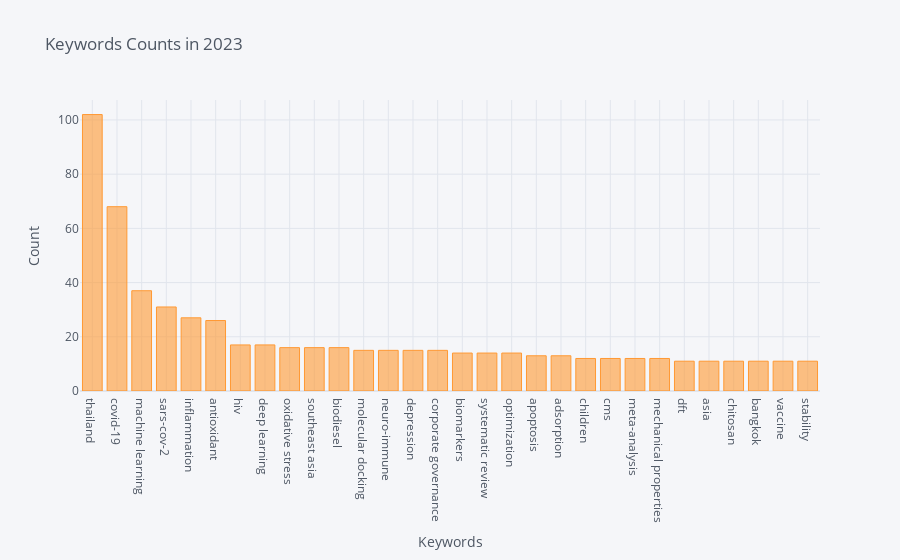

Notebook code for this chart:
### Code cell
import cufflinks as cf
cf.go_offline()
cf.set_config_file(offline=False, world_readable=True)

keywords_counts_result.iplot(kind='bar', x='Keywords', y='Count', xTitle='Keywords', yTitle='Count', title='Keywords Counts in 2023')

### Figure 1 — Plotly figure (JSON) as saved in the notebook; plotly's stock layout.template omitted (floating-point values rounded to 4 significant figures)
{"data": [{"marker": {"color": "rgba(255, 153, 51, 0.6)", "line": {"color": "rgba(255, 153, 51, 1.0)", "width": 1}}, "name": "Count", "orientation": "v", "text": "", "type": "bar", "x": ["thailand", "covid-19", "machine learning", "sars-cov-2", "inflammation", "antioxidant", "hiv", "deep learning", "oxidative stress", "southeast asia", "biodiesel", "molecular docking", "neuro-immune", "depression", "corporate governance", "biomarkers", "systematic review", "optimization", "apoptosis", "adsorption", "children", "cms", "meta-analysis", "mechanical properties", "dft", "asia", "chitosan", "bangkok", "vaccine", "stability"], "y": [102, 68, 37, 31, 27, 26, 17, 17, 16, 16, 16, 15, 15, 15, 15, 14, 14, 14, 13, 13, 12, 12, 12, 12, 11, 11, 11, 11, 11, 11]}], "layout": {"legend": {"bgcolor": "#F5F6F9", "font": {"color": "#4D5663"}}, "paper_bgcolor": "#F5F6F9", "plot_bgcolor": "#F5F6F9", "title": {"font": {"color": "#4D5663"}, "text": "Keywords Counts in 2023"}, "xaxis": {"gridcolor": "#E1E5ED", "showgrid": true, "tickfont": {"color": "#4D5663"}, "title": {"font": {"color": "#4D5663"}, "text": "Keywords"}, "zerolinecolor": "#E1E5ED"}, "yaxis": {"gridcolor": "#E1E5ED", "showgrid": true, "tickfont": {"color": "#4D5663"}, "title": {"font": {"color": "#4D5663"}, "text": "Count"}, "zerolinecolor": "#E1E5ED"}}}
